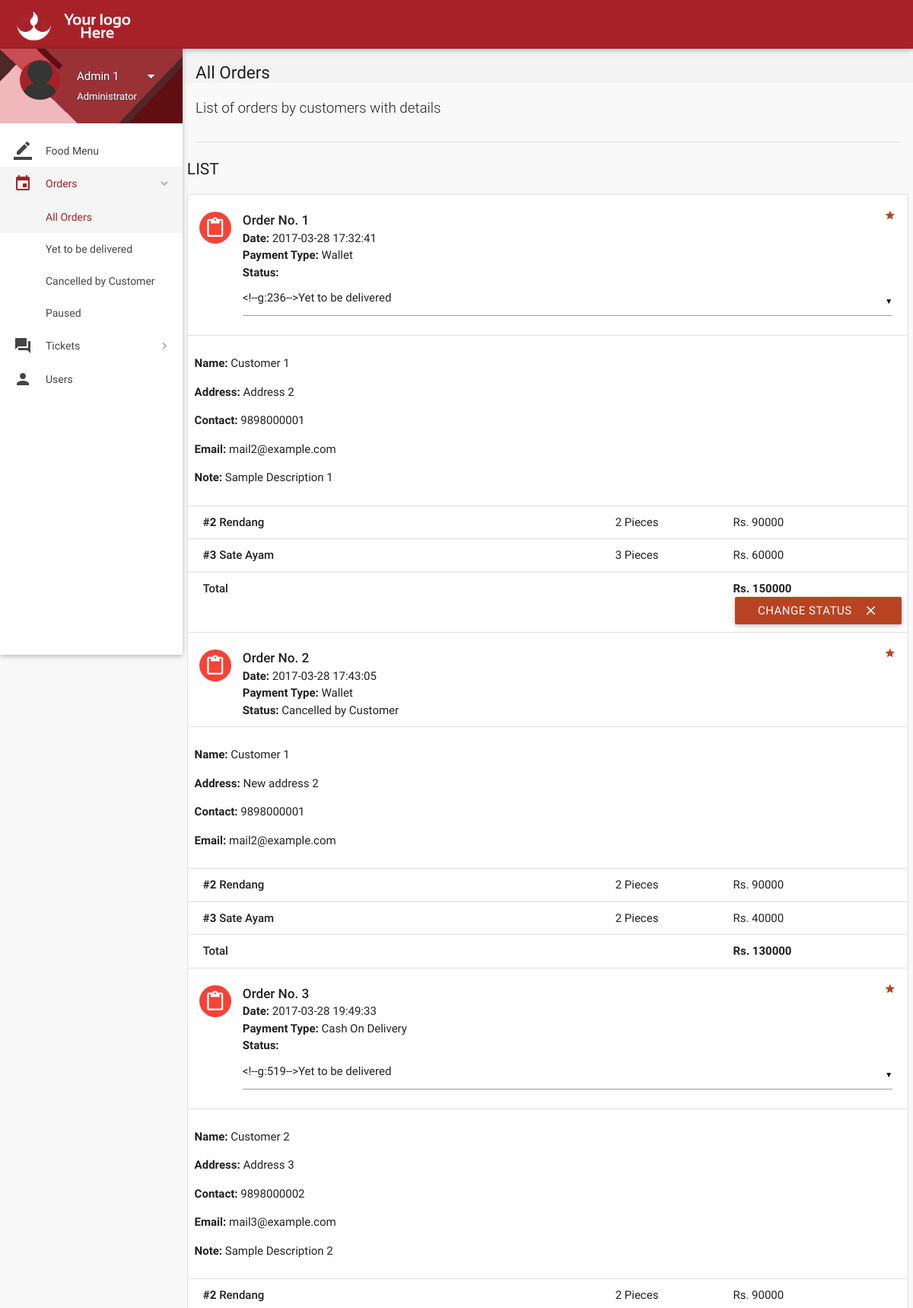
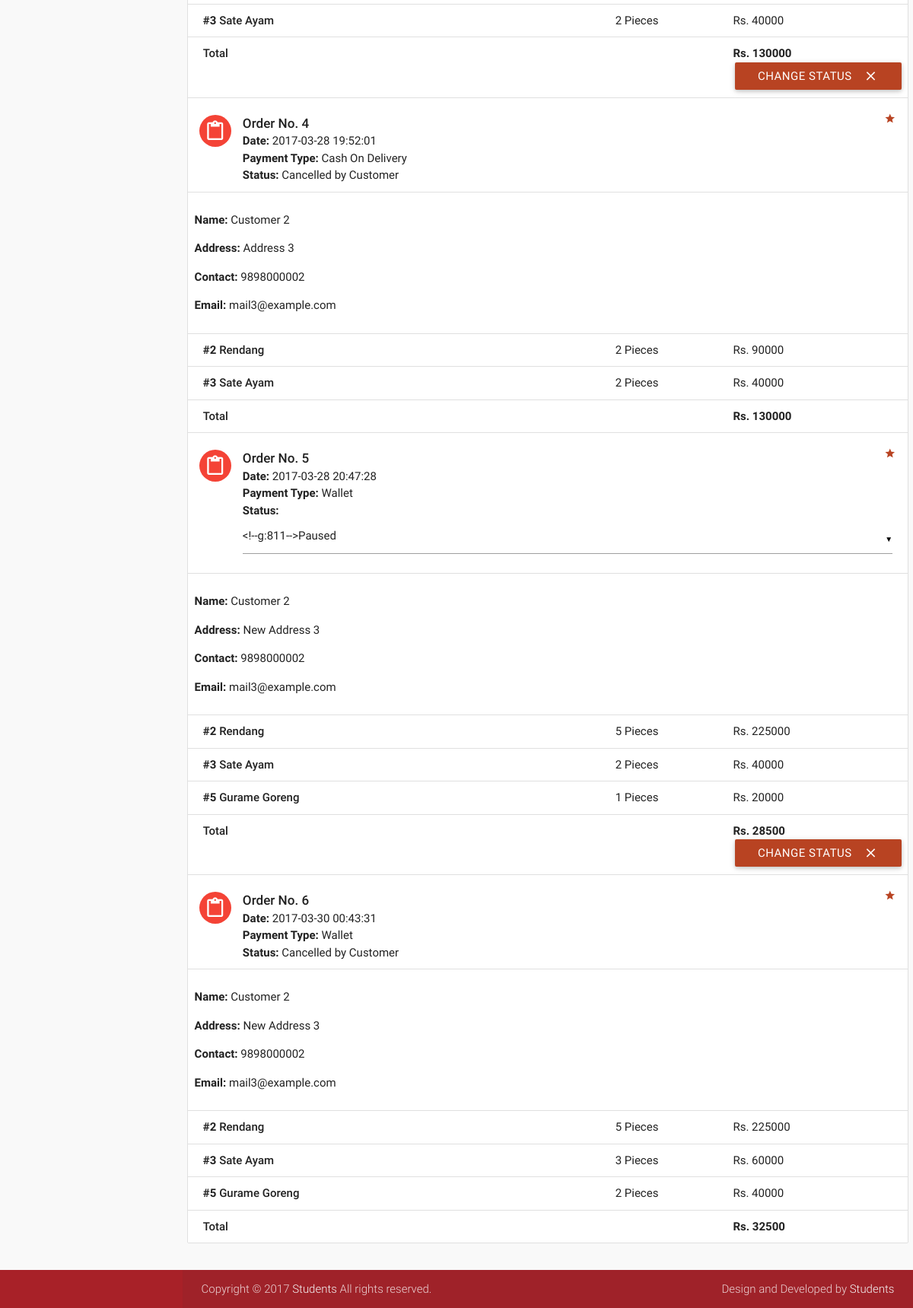
The app's page /all-orders.php (signed in) with its own data (2 pictures, top to bottom).
### tables this page shows
CREATE TABLE `orders` (
  `id` int(11) NOT NULL,
  `customer_id` int(11) NOT NULL,
  `address` varchar(300) NOT NULL,
  `description` varchar(300) NOT NULL,
  `date` datetime NOT NULL DEFAULT CURRENT_TIMESTAMP,
  `payment_type` varchar(16) NOT NULL DEFAULT 'Wallet',
  `total` int(11) NOT NULL,
  `status` varchar(25) NOT NULL DEFAULT 'Yet to be delivered',
  `deleted` tinyint(4) NOT NULL DEFAULT '0'
);

CREATE TABLE `users` (
  `id` int(11) NOT NULL,
  `role` varchar(15) NOT NULL DEFAULT 'Customer',
  `name` varchar(15) NOT NULL,
  `username` varchar(10) NOT NULL,
  `password` varchar(16) NOT NULL,
  `email` varchar(35) NULL,
  `address` varchar(300) NULL,
  `contact` bigint(11) NOT NULL,
  `verified` tinyint(1) NOT NULL DEFAULT '0',
  `deleted` tinyint(4) NOT NULL DEFAULT '0'
);

CREATE TABLE `order_details` (
  `id` int(11) NOT NULL,
  `order_id` int(11) NOT NULL,
  `item_id` int(11) NOT NULL,
  `quantity` int(11) NOT NULL,
  `price` int(11) NOT NULL
);

CREATE TABLE `items` (
  `id` int(11) NOT NULL,
  `name` varchar(20) NOT NULL,
  `price` int(11) NOT NULL,
  `deleted` tinyint(4) NOT NULL DEFAULT '0'
);

### includes/connect.php (called while the page is built, shortened)
<?php
$name = $_SESSION['name'];
$role = $_SESSION['role'];
?>

### all-orders.php (the view, shortened to what this page needs)
<?php
include 'includes/connect.php';
	if($_SESSION['admin_sid']==session_id())
	{
		?>
<!DOCTYPE html>
<html lang="en">
<head>
  <link href="css/materialize.min.css" type="text/css" rel="stylesheet" media="screen,projection">
  <link href="css/style.min.css" type="text/css" rel="stylesheet" media="screen,projection">
  <link href="css/custom/custom.min.css" type="text/css" rel="stylesheet" media="screen,projection">
  <link href="js/plugins/perfect-scrollbar/perfect-scrollbar.css" type="text/css" rel="stylesheet" media="screen,projection">
</head>
<body>
  <header id="header" class="page-topbar">
        <div class="navbar-fixed">
            <nav class="navbar-color">
                <div class="nav-wrapper">
                    <ul class="left">
                      <li><h1 class="logo-wrapper"><a href="index.php" class="brand-logo darken-1"><img src="images/materialize-logo.png" alt="logo"></a> <span class="logo-text">Logo</span></h1></li>
                    </ul>
                </div>
            </nav>
        </div>
  </header>
  <div id="main">
    <div class="wrapper">
      <aside id="left-sidebar-nav">
        <ul id="slide-out" class="side-nav fixed leftside-navigation">
            <li class="user-details cyan darken-2">
            <div class="row">
                <div class="col col s4 m4 l4">
                    <img src="images/avatar.jpg" alt="" class="circle responsive-img valign profile-image">
                </div>
                <div class="col col s8 m8 l8">
                    <a class="btn-flat dropdown-button waves-effect waves-light white-text profile-btn" href="#" data-activates="profile-dropdown"><?php echo $name;?> <i class="mdi-navigation-arrow-drop-down right"></i></a>
                    <p class="user-roal"><?php echo $role;?></p>
                </div>
            </div>
            </li>
            <li class="bold"><a href="index.php" class="waves-effect waves-cyan"><i class="mdi-editor-border-color"></i> Food Menu</a>
            </li>
                <li class="no-padding">
                    <ul class="collapsible collapsible-accordion">
                        <li class="bold"><a class="collapsible-header waves-effect waves-cyan active"><i class="mdi-editor-insert-invitation"></i> Orders</a>
                            <div class="collapsible-body">
                                <ul>
								<li class="<?php
								if(!isset($_GET['status'])){
										echo 'active';
									}?>
									"><a href="all-orders.php">All Orders</a>
                                </li>
								<?php
									$sql = mysqli_query($con, "SELECT DISTINCT status FROM orders;");
									while($row = mysqli_fetch_array($sql)){
                                    echo '<li class='.(isset($_GET['status'])?($status == $_GET['status'] ? 'active' : ''): '').'><a href="all-orders.php?status='.$row['status'].'">'.$row['status'].'</a>
                                    </li>';
									}
									?>
                                </ul>
                            </div>
                        </li>
                    </ul>
                </li>
                 <li class="no-padding">
                    <ul class="collapsible collapsible-accordion">
                        <li class="bold"><a class="collapsible-header waves-effect waves-cyan"><i class="mdi-action-question-answer"></i> Tickets</a>
                        </li>
                    </ul>
                </li>
            <li class="bold"><a href="users.php" class="waves-effect waves-cyan"><i class="mdi-social-person"></i> Users</a>
            </li>
        </ul>
        </aside>
      <section id="content">
        <div id="breadcrumbs-wrapper">
          <div class="container">
            <div class="row">
              <div class="col s12 m12 l12">
                <h5 class="breadcrumbs-title">All Orders</h5>
              </div>
            </div>
          </div>
        </div>
        <div class="container">
          <p class="caption">List of orders by customers with details</p>
          <div class="divider"></div>
<div id="work-collections" class="seaction">
					<?php
					if(isset($_GET['status'])){
						$status = $_GET['status'];
					}
					else{
						$status = '%';
					}
					$sql = mysqli_query($con, "SELECT * FROM orders WHERE status LIKE '$status';");
					echo '<div class="row">
                <div>
                    <h4 class="header">List</h4>
                    <ul id="issues-collection" class="collection">';
					while($row = mysqli_fetch_array($sql))
					{
						$status = $row['status'];
						$deleted = $row['deleted'];
						echo '<li class="collection-item avatar">
                              <i class="mdi-content-content-paste red circle"></i>
                              <span class="collection-header">Order No. '.$row['id'].'</span>
                              <p><strong>Date:</strong> '.$row['date'].'</p>
                              <p><strong>Payment Type:</strong> '.$row['payment_type'].'</p>
							  <p><strong>Status:</strong> '.($deleted ? $status : '
							  <form method="post" action="routers/edit-orders.php">
							    <input type="hidden" value="'.$row['id'].'" name="id">
								<select name="status">
								<option value="Yet to be delivered" '.($status=='Yet to be delivered' ? 'selected' : '').'>Yet to be delivered</option>
								<option value="Delivered" '.($status=='Delivered' ? 'selected' : '').'>Delivered</option>
								<option value="Cancelled by Admin" '.($status=='Cancelled by Admin' ? 'selected' : '').'>Cancelled by Admin</option>
								<option value="Paused" '.($status=='Paused' ? 'selected' : '').'>Paused</option>
								</select>
							  ').'</p>
                              <a href="#" class="secondary-content"><i class="mdi-action-grade"></i></a>
                              </li>';
						$order_id = $row['id'];
						$customer_id = $row['customer_id'];
						$sql1 = mysqli_query($con, "SELECT * FROM order_details WHERE order_id = $order_id;");
						$sql3 = mysqli_query($con, "SELECT * FROM users WHERE id = $customer_id;");
							while($row3 = mysqli_fetch_array($sql3))
							{
							echo '<li class="collection-item">
                            <div class="row">
							<p><strong>Name: </strong>'.$row3['name'].'</p>
							<p><strong>Address: </strong>'.$row['address'].'</p>
							'.($row3['contact'] == '' ? '' : '<p><strong>Contact: </strong>'.$row3['contact'].'</p>').'
							'.($row3['email'] == '' ? '' : '<p><strong>Email: </strong>'.$row3['email'].'</p>').'
							'.(!empty($row['description']) ? '<p><strong>Note: </strong>'.$row['description'].'</p>' : '').'
                            </li>';
							}
						while($row1 = mysqli_fetch_array($sql1))
						{
							$item_id = $row1['item_id'];
							$sql2 = mysqli_query($con, "SELECT * FROM items WHERE id = $item_id;");
							while($row2 = mysqli_fetch_array($sql2))
								$item_name = $row2['name'];
							echo '<li class="collection-item">
                            <div class="row">
                            <div class="col s7">
                            <p class="collections-title"><strong>#'.$row1['item_id'].'</strong> '.$item_name.'</p>
                            </div>
                            <div class="col s2">
                            <span>'.$row1['quantity'].' Pieces</span>
                            </div>
                            <div class="col s3">
                            <span>Rs. '.$row1['price'].'</span>
                            </div>
                            </div>
                            </li>';
						}
								echo'<li class="collection-item">
                                        <div class="row">
                                            <div class="col s7">
                                                <p class="collections-title"> Total</p>
                                            </div>
                                            <div class="col s2">
											<span> </span>
                                            </div>
                                            <div class="col s3">
                                                <span><strong>Rs. '.$row['total'].'</strong></span>
                                            </div>';
								if(!$deleted){
								echo '<button class="btn waves-effect waves-light right submit" type="submit" name="action">Change Status
                                              <i class="mdi-content-clear right"></i>
										</button>
										</form>';
								}
								echo'</div></li>';
					}
					?>
					</ul>
                </div>
              </div>
            </div>
        </div>
      </section>
    </div>
  </div>
  <footer class="page-footer">
    <div class="footer-copyright">
      <div class="container">
        <span>Copyright © 2017 <a class="grey-text text-lighten-4" href="#" target="_blank">Students</a> All rights reserved.</span>
        <span class="right"> Design and Developed by <a class="grey-text text-lighten-4" href="#">Students</a></span>
        </div>
    </div>
  </footer>
</body>
</html>
<?php
	}
?>

### records on screen
orders: id "1", date "2017-03-28 17:32:41", payment_type "Wallet", address "Address 2", description "Sample Description 1", total "150000", deleted "CHANGE STATUS"
users: name "Customer 1", contact "9898000001", email "mail2@example.com"
order_details: item "2", item.name "Rendang", quantity "2", price "90000"
order_details: item "3", item.name "Sate Ayam", quantity "3", price "60000"
orders: id "2", date "2017-03-28 17:43:05", payment_type "Wallet", status "Cancelled by Customer", address "New address 2", total "130000"
order_details: item "2", item.name "Rendang", quantity "2", price "90000"
order_details: item "3", item.name "Sate Ayam", quantity "2", price "40000"
orders: id "3", date "2017-03-28 19:49:33", payment_type "Cash On Delivery", address "Address 3", description "Sample Description 2", total "130000", deleted "CHANGE STATUS"
users: name "Customer 2", contact "9898000002", email "mail3@example.com"
order_details: item "2", item.name "Rendang", quantity "2", price "90000"
order_details: item "3", item.name "Sate Ayam", quantity "2", price "40000"
orders: id "4", date "2017-03-28 19:52:01", payment_type "Cash On Delivery", status "Cancelled by Customer", address "Address 3", total "130000"
order_details: item "2", item.name "Rendang", quantity "2", price "90000"
order_details: item "3", item.name "Sate Ayam", quantity "2", price "40000"
orders: id "5", date "2017-03-28 20:47:28", payment_type "Wallet", address "New Address 3", total "28500", deleted "CHANGE STATUS"
order_details: item "2", item.name "Rendang", quantity "5", price "225000"
order_details: item "3", item.name "Sate Ayam", quantity "2", price "40000"
order_details: item "5", item.name "Gurame Goreng", quantity "1", price "20000"
orders: id "6", date "2017-03-30 00:43:31", payment_type "Wallet", status "Cancelled by Customer", address "New Address 3", total "32500"
order_details: item "2", item.name "Rendang", quantity "5", price "225000"
order_details: item "3", item.name "Sate Ayam", quantity "3", price "60000"
order_details: item "5", item.name "Gurame Goreng", quantity "2", price "40000"

### other values on screen
$name "Admin 1"
$role "Administrator"
$row['status'] "Yet to be delivered"
$row['status'] "Cancelled by Customer"
$row['status'] "Paused"
